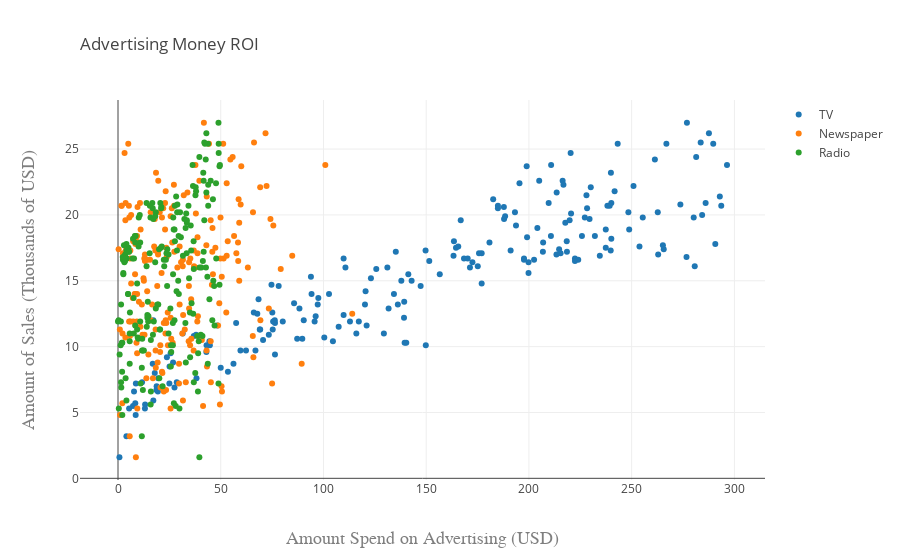

The code cell stored with this chart in its notebook:
### Markdown cell above
The above graph shows the distribution of of expense to make a sale from each information medium as a box chart showing the medium, 25%, 75% and outliers

### Code cell
trace0 = go.Scatter(
    x = advertising['TV'],
    y = advertising['Sales'],
    mode = 'markers',
    name='TV'
)
trace1 = go.Scatter(
    x = advertising['Newspaper'],
    y = advertising['Sales'],
    mode = 'markers',
    name='Newspaper'
)
trace2 = go.Scatter(
    x = advertising['Radio'],
    y = advertising['Sales'],
    mode = 'markers',
    name='Radio'
)         
layout = go.Layout(
    title=go.layout.Title(
        text='Advertising Money ROI',
        xref='paper',
        x=0
    ),
    xaxis=go.layout.XAxis(
        title=go.layout.xaxis.Title(
            text='Amount Spend on Advertising (USD)',
            font=dict(
                family='Courier New, monospace',
                size=18,
                color='#7f7f7f'
            )
        )
    ),
    yaxis=go.layout.YAxis(
        title=go.layout.yaxis.Title(
            text='Amount of Sales (Thousands of USD)',
            font=dict(
                family='Courier New, monospace',
                size=18,
                color='#7f7f7f'
            )
        )
    )
)

data = [trace0, trace1, trace2]
fig = go.Figure(data=data, layout=layout)
# Plot and embed in ipython notebook!
iplot(fig, filename='basic-scatter')

### Figure 1 — Plotly figure (JSON) as saved in the notebook; plotly's stock layout.template omitted (floating-point values rounded to 4 significant figures; data arrays with more than 128 entries replaced by an {"elided": "..."} marker saying what was removed)
{"data": [{"mode": "markers", "name": "TV", "type": "scatter", "uid": "a79e9e7e-aaff-4ce5-aefc-53f036554199", "x": {"elided": "200 float values"}, "y": {"elided": "200 float values"}}, {"mode": "markers", "name": "Newspaper", "type": "scatter", "uid": "97c34ef9-82cf-4a7b-85b5-702f5156dac0", "x": {"elided": "200 float values"}, "y": {"elided": "200 float values"}}, {"mode": "markers", "name": "Radio", "type": "scatter", "uid": "27985dd4-9a40-41df-b6c2-cefc247bca59", "x": {"elided": "200 float values"}, "y": {"elided": "200 float values"}}], "layout": {"autosize": true, "title": {"text": "Advertising Money ROI", "x": 0, "xref": "paper"}, "xaxis": {"autorange": true, "range": [-18.29, 314.7], "title": {"font": {"color": "#7f7f7f", "family": "Courier New, monospace", "size": 18}, "text": "Amount Spend on Advertising (USD)"}, "type": "linear"}, "yaxis": {"autorange": true, "range": [-0.2605, 28.86], "title": {"font": {"color": "#7f7f7f", "family": "Courier New, monospace", "size": 18}, "text": "Amount of Sales (Thousands of USD)"}, "type": "linear"}}}
